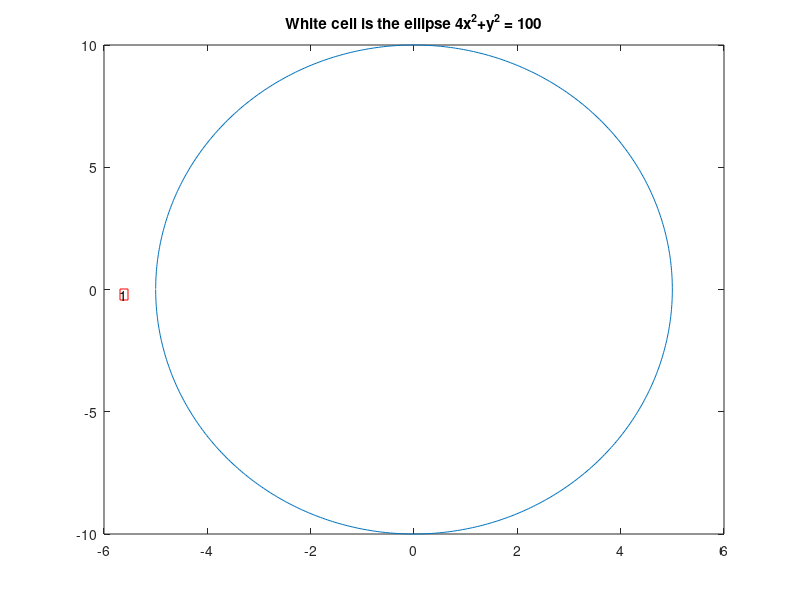

Write MATLAB code to recreate this figure. (Note: this script raises an error after producing the figure.)
clear 
clf reset
format long
%first, plot the ellipse representing the white cell:
%% center : (0,0), Horizontal axis length : 5, Vertical axis length : 10
a = 5;
b = 10;
t = [-pi:0.01:pi];
x = a*cos(t);
y = b*sin(t);
plot(x,y);
title("White cell is the ellipse 4x^2+y^2 = 100");
hold on;
%% NOW, WE ANIMATE THE LASER TRAJECTORIES....

start = [0,10.1];
hit = [-5,0];
counter = 1;
x = [];
y = [];
t = [0:0.01:1];
inside = 1;
txt= num2str(counter);
h_annot=annotation('textbox',[0.15 0.5 0.3 0.3],'String',txt,'FitBoxToText','on','EdgeColor','red');
writerObj = VideoWriter('laserbeam.avi');
writerObj.FrameRate = 30;
open(writerObj);

while (inside == 1)
  
    %plot the current laser beam from start to hit point...
    for i=1:size(t,2) %get enough points of the segment from start to hit points, for t in [0,1]
        x(i) = start(1)+t(i)*(hit(1)-start(1));
        y(i) = start(2) +t(i)*(hit(2)-start(2));
    end
    plot(x,y,'red');
    hold on;
    txt = sprintf('%d reflections ',counter);
    set(h_annot,'String',txt);
    %Find the symmetric point of the start with respect to line perp to
    %normal line at the hitting spot;
    [n1, n2] = normalv(hit(1),hit(2));
    hold on;
    %% CALCULATE THE NEXT HIT
    %set the sytem of equations needed for it:
    [t1, t2] = tangentv(hit(1),hit(2));
    A(1,1) = t1;
    A(2,1) = t2;
    A(1,2) = (-1)*n1;
    A(2,2) = (-1)*n2;
    b(1,1) = hit(1)-start(1);
    b(2,1) = hit(2)-start(2);
    X = linsolve(A,b);
    disp(X(2))
    sym(1) = 2*(hit(1)+X(2)*n1) - start(1);
    sym(2) = 2*(hit(2)+X(2)*n2) - start(2);
    dir(1) = sym(1)-hit(1);
    dir(2) = sym(2)-hit(2);
    p(1) = 4*(dir(1)^2) + dir(2)^2;
    p(2) = 8*hit(1)*dir(1) + 2*hit(2)*dir(2);
    p(3) = 4*(hit(1)^2)+hit(2)^2-100;
    r = roots(p);
    t0 = take_biggest(r(1,1),r(2,1));%specific t value for the new hit point in the reflected beam trajectory... obtained by solving the above special quadratic equation
    %plot it to see it in the mirror as a hit point...
    plot(hit(1)+t0*dir(1),hit(2)+t0*dir(2),'.');
    hold on;
    %% ----
    %now, update value of hit and start.
    start(1) = hit(1);
    start(2) = hit(2);
    hit(1) = hit(1)+t0*dir(1);
    hit(2) = hit(2)+t0*dir(2);
    %% CHECK IF IT HAS EXITTED THE CELL
    if (hit(1)>= -0.01)&&(hit(1)<= 0.01)&&(hit(2)>0)
        inside = -1; 
        %also, colour thi last ray in green
        for i=1:size(t,2) %get enough points of the segment from start to hit points, for t in [0,1]
        x(i) = start(1)+t(i)*(hit(1)-start(1));
        y(i) = start(2) +t(i)*(hit(2)-start(2));
        end
        plot(x,y,'green');
    else
        %increment the hit counter
        counter = counter +1;
    end
    %% ----
    frame = getframe(gcf);
    writeVideo(writerObj,frame);
    pause(0.001);
 
end
close(writerObj);
fprintf("\nTHE LASER BEAM HAS BOUNCED INSIDE : %d times!",counter)
%%USEFUL FUNCTIONS :
function [u,v] = tangentv(x,y) %returns the vector tangent to the ellipse at point (x,y)
    u = (y)/(sqrt(y^2 + 16*x^2));
    v = (-4*x)/(sqrt(y^2 + 16*x^2));
end
function [u,v] = normalv(x,y) %returns the vector normal to the ellipse at point (x,y)
    u = (-4*x)/(sqrt(y^2 + 16*x^2));
    v = ((-1)*y)/(sqrt(y^2 + 16*x^2));
end
function z = take_biggest(x,y)
    if abs(x) >= abs(y)
        z = x;
    else
        z = y;
    end
end
